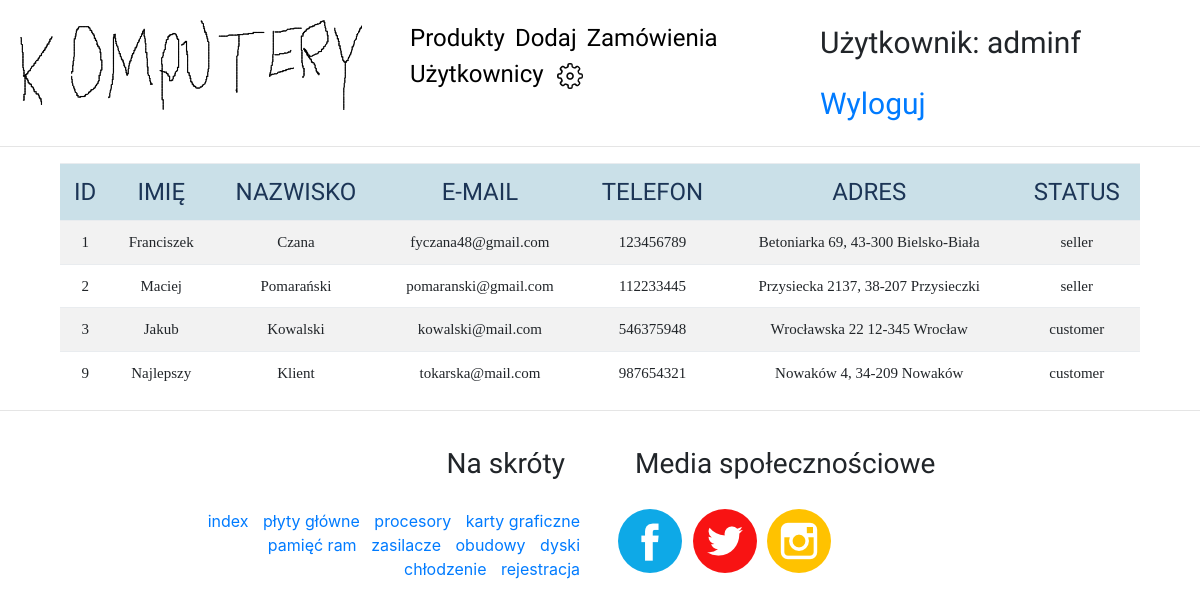
Screenshot of /seller.php?value=users (signed in) with the database file from the repository.
### tables this page shows
CREATE TABLE `users` (
  `id` int(11) NOT NULL AUTO_INCREMENT,
  `email` varchar(255) NOT NULL,
  `login` varchar(32) NOT NULL,
  `password` varchar(255) NOT NULL,
  `firstname` varchar(255) NOT NULL,
  `lastname` varchar(255) NOT NULL,
  `phone` varchar(32) NOT NULL,
  `address` varchar(255) NOT NULL,
  `role` enum('seller','customer') NOT NULL,
  PRIMARY KEY (`id`)
);

### public/users.php (the view, shortened to what this page needs)
<div id="users">
<div class="table">
  <?php
    $db     = Database::getInstance();
    $db     = $db->getConnection();
  echo'<table cellpadding=\"2\" border=0>';
  $result = $db->query('SELECT id, email, firstname, lastname, phone, address, role FROM users');
  $result->execute();
  echo "<tr>";
    echo "<th>ID</th> <th>Imię</th> <th>Nazwisko</th> <th>E-mail</th> <th>Telefon</th> <th>Adres</th> <th>Status</th>";
  echo "</tr>";
    while($r = $result->fetch(PDO::FETCH_ASSOC)) {
      echo "<tr>";
          echo "<td>".$r['id']."</td>";
          echo "<td>".$r['firstname']."</td>";
          echo "<td>".$r['lastname']."</td>";
          echo "<td>".$r['email']."</td>";
          echo "<td>".$r['phone']."</td>";
          echo "<td>".$r['address']."</td>";
          echo "<td>".$r['role']."</td>";
      echo "</tr>";
    }
  echo'</table>';?>
</div>
</div>

### public/css/style2.css (style rules this page uses)
body { text-align: center; }
#join table, td { text-align: right; }
#users table { width: 90%; margin:auto; border: 0; }
#users table th { padding: 10px; text-transform: uppercase; font-family: 'Amatic SC', cursive; font-size: 24px; font-weight: 100; border-collapse: collapse; }
#users table td { text-align: center; padding: 10px; font-family: Verdana; font-size: 15px; }
.table table { width: 95%; margin: auto; border: 0; padding-bottom: 0px; }
tr:nth-child(even) { background-color: #f2f2f2; }
th { padding-top: 12px; padding-bottom: 12px; text-align: center; background-color: #cae0e8; color: #1c3556; }

### rows the page displays
users: id "1", firstname "Franciszek", lastname "Czana", email "fyczana48@gmail.com", phone "123456789", address "Betoniarka 69, 43-300 Bielsko-Biała", role "seller"
users: id "2", firstname "Maciej", lastname "Pomarański", email "pomaranski@gmail.com", phone "112233445", address "Przysiecka 2137, 38-207 Przysieczki", role "seller"
users: id "3", firstname "Jakub", lastname "Kowalski", email "kowalski@mail.com", phone "546375948", address "Wrocławska 22 12-345 Wrocław", role "customer"
users: id "9", firstname "Najlepszy", lastname "Klient", email "tokarska@mail.com", phone "987654321", address "Nowaków 4, 34-209 Nowaków", role "customer"

### other values shown
$_SESSION['login'] "adminf"
